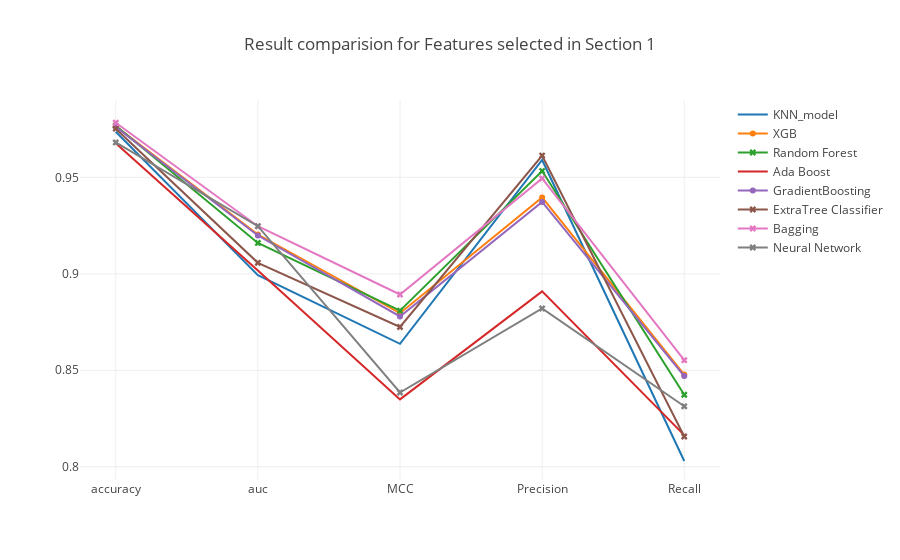

The notebook cell saved with this chart:
### Markdown cell above
### <a id='1.A' style="text-decoration : none; color : #000000;"> A. Results</a>

### Code cell
trace0 = go.Scatter(x=table_80_50_test.iloc[0].index.values[[0,7,8,9,10]],
                    y=table_80_50_test.iloc[0].values[[0,7,8,9,10]],
                    mode = 'lines',
                    name = 'KNN_model')


trace2 = go.Scatter(x=table_80_50_test.iloc[1].index.values[[0,7,8,9,10]],
                    y=table_80_50_test.iloc[1].values[[0,7,8,9,10]],
                    mode = 'lines+markers',marker=dict(symbol='x'),
                    name = 'Random Forest')


trace3 = go.Scatter(x=table_80_50_test.iloc[2].index.values[[0,7,8,9,10]],
                    y=table_80_50_test.iloc[2].values[[0,7,8,9,10]],
                    mode = 'lines',
                    name = 'Ada Boost')

trace4 = go.Scatter(x=table_80_50_test.iloc[3].index.values[[0,7,8,9,10]],
                    y=table_80_50_test.iloc[3].values[[0,7,8,9,10]],
                    mode = 'lines+markers',
                    name = 'GradientBoosting')

trace5 = go.Scatter(x=table_80_50_test.iloc[4].index.values[[0,7,8,9,10]],
                    y=table_80_50_test.iloc[4].values[[0,7,8,9,10]],
                    mode = 'lines+markers',marker=dict(symbol='x'),
                    name = 'ExtraTree Classifier')


trace1 = go.Scatter(x=table_80_50_test.iloc[5].index.values[[0,7,8,9,10]],
                    y=table_80_50_test.iloc[5].values[[0,7,8,9,10]],
                    mode = 'lines+markers',
                    name = 'XGB')


trace6 = go.Scatter(x=table_80_50_test.iloc[6].index.values[[0,7,8,9,10]],
                    y=table_80_50_test.iloc[6].values[[0,7,8,9,10]],
                    mode = 'lines+markers',marker=dict(symbol='x'),
                    name = 'Bagging')

trace7 = go.Scatter(x=table_80_50_test.iloc[7].index.values[[0,7,8,9,10]],
                    y=table_80_50_test.iloc[7].values[[0,7,8,9,10]],
                    mode = 'lines+markers',marker=dict(symbol='x'),
                    name = 'Neural Network')



data = [trace0, trace1, trace2, trace3, trace4, trace5, trace6, trace7]
layout = go.Layout(yaxis=dict(tick0=0,dtick=0.05),title='Result comparision for Features selected in Section 1')
fig = go.Figure(data=data, layout=layout)

iplot(fig, filename='Result')

### Figure 1 — Plotly figure (JSON) as saved in the notebook; plotly's stock layout.template omitted (floating-point values rounded to 4 significant figures)
{"data": [{"mode": "lines", "name": "KNN_model", "type": "scatter", "uid": "26427f4c-d04a-46d5-b90f-369a8f88166e", "x": ["accuracy", "auc", "MCC", "Precision", "Recall"], "y": [0.9736, 0.8993, 0.8637, 0.959, 0.803]}, {"mode": "lines+markers", "name": "XGB", "type": "scatter", "uid": "ddcfd8ba-29f3-43ae-ab07-d20354bdd1cd", "x": ["accuracy", "auc", "MCC", "Precision", "Recall"], "y": [0.9764, 0.9204, 0.8796, 0.9396, 0.8478]}, {"marker": {"symbol": "x"}, "mode": "lines+markers", "name": "Random Forest", "type": "scatter", "uid": "6c5a2ccd-9538-4124-9381-dbd2cf7439a5", "x": ["accuracy", "auc", "MCC", "Precision", "Recall"], "y": [0.9768, 0.916, 0.8809, 0.9533, 0.8373]}, {"mode": "lines", "name": "Ada Boost", "type": "scatter", "uid": "a62477b5-9bdf-4f83-9661-9b1d63787115", "x": ["accuracy", "auc", "MCC", "Precision", "Recall"], "y": [0.9677, 0.9018, 0.8349, 0.8909, 0.8164]}, {"mode": "lines+markers", "name": "GradientBoosting", "type": "scatter", "uid": "b746648b-51a3-4b86-a32f-a854ec336bc8", "x": ["accuracy", "auc", "MCC", "Precision", "Recall"], "y": [0.9761, 0.9199, 0.8779, 0.9372, 0.847]}, {"marker": {"symbol": "x"}, "mode": "lines+markers", "name": "ExtraTree Classifier", "type": "scatter", "uid": "08f49649-faec-45a3-8e22-bbe1425b47fa", "x": ["accuracy", "auc", "MCC", "Precision", "Recall"], "y": [0.9752, 0.9057, 0.8725, 0.9613, 0.8157]}, {"marker": {"symbol": "x"}, "mode": "lines+markers", "name": "Bagging", "type": "scatter", "uid": "8e50481d-496d-4b7e-b4d6-981ade3862f5", "x": ["accuracy", "auc", "MCC", "Precision", "Recall"], "y": [0.9783, 0.9247, 0.8893, 0.9495, 0.8552]}, {"marker": {"symbol": "x"}, "mode": "lines+markers", "name": "Neural Network", "type": "scatter", "uid": "0b1e4912-2427-4722-b4f6-fa0ad87773d1", "x": ["accuracy", "auc", "MCC", "Precision", "Recall"], "y": [0.9681, 0.9247, 0.8385, 0.882, 0.8313]}], "layout": {"title": "Result comparision for Features selected in Section 1", "yaxis": {"dtick": 0.05, "tick0": 0}}}
